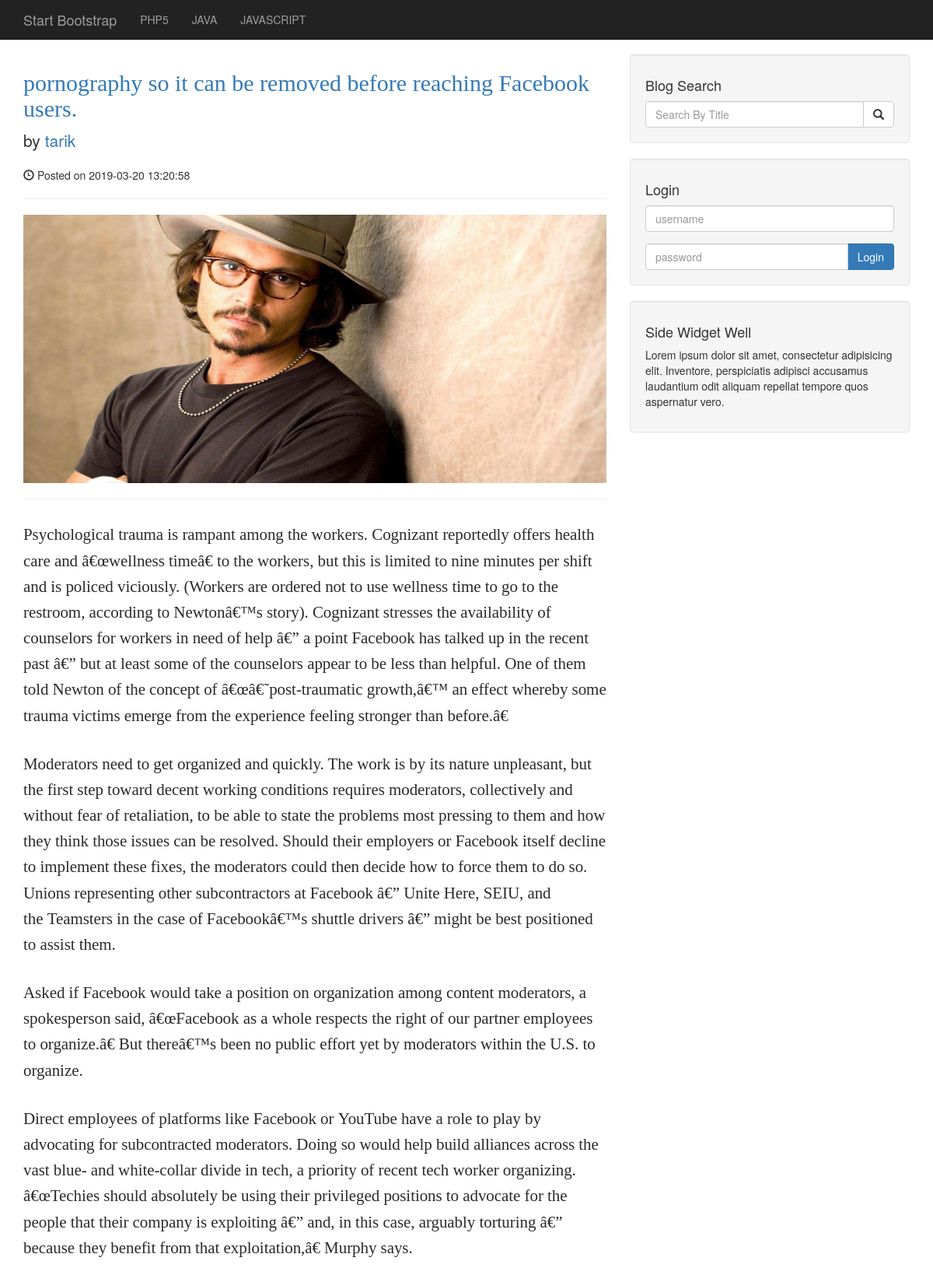
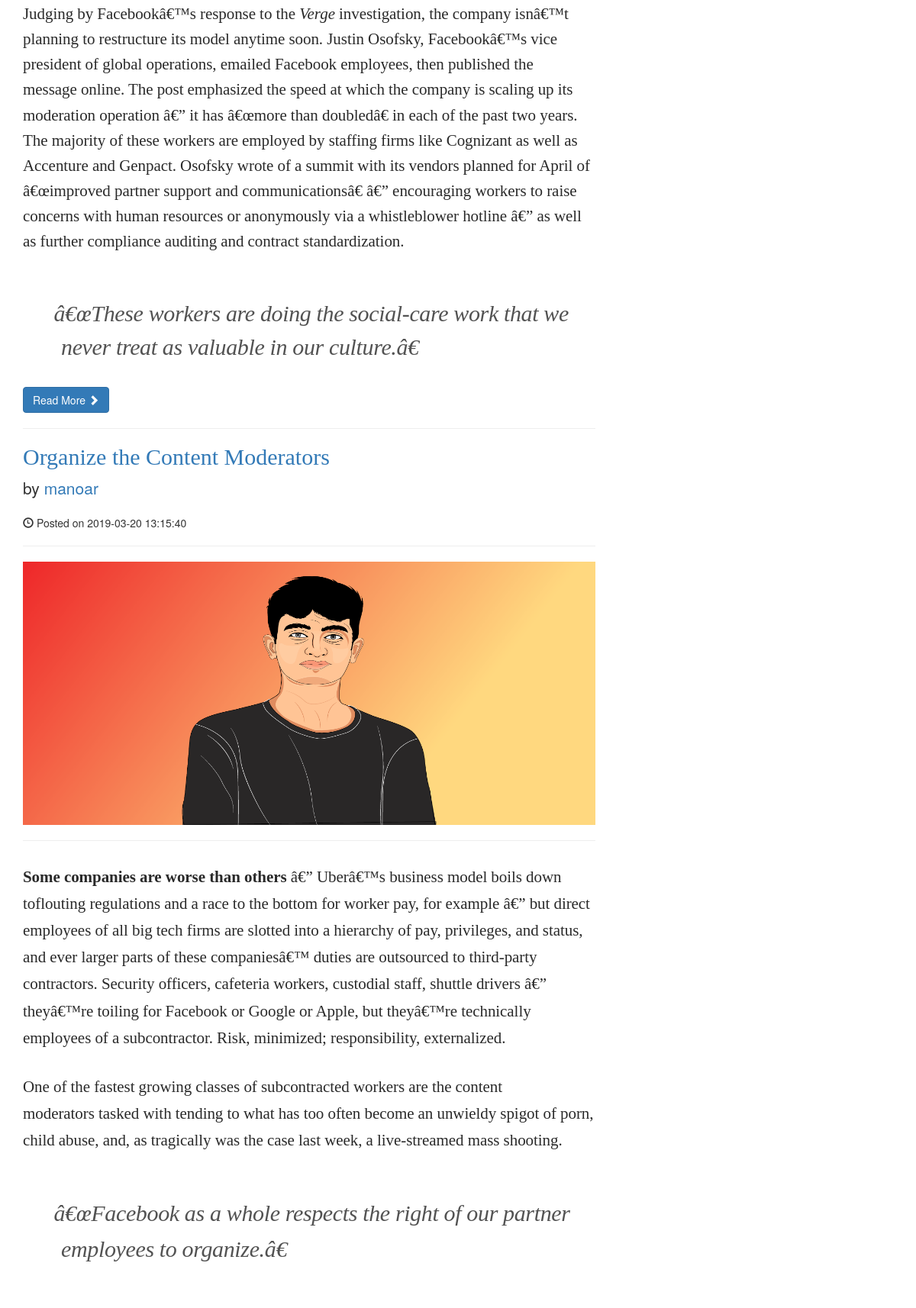
The page / (upper part) on the database its author committed (2 pictures, top to bottom).
### tables this page shows
CREATE TABLE `categories` (
  `id` int(11) NOT NULL,
  `ctg_title` varchar(255) NOT NULL
);

CREATE TABLE `posts` (
  `id` int(11) NOT NULL,
  `post_ctg_id` varchar(255) NOT NULL,
  `post_title` varchar(255) NOT NULL,
  `post_author` varchar(50) NOT NULL,
  `date` timestamp NOT NULL DEFAULT CURRENT_TIMESTAMP,
  `post_image` text NOT NULL,
  `post_content` text NOT NULL,
  `post_tags` varchar(255) NOT NULL,
  `post_comment_count` int(11) NOT NULL,
  `post_status` varchar(255) NOT NULL DEFAULT 'draft'
);

### index.php (the view, shortened to what this page needs)
<?php include_once 'includes/header.php' ?>
<?php include_once 'includes/nav.php' ?>
<div class="container">
    <div class="row">
        <div class="col-md-8">
            <?php
                mysqli_set_charset($dbconn,"utf-8");
                $postItem = $dbconn->query("SELECT * FROM posts WHERE post_status ='Published' ORDER BY id DESC");
                while ($postRow = mysqli_fetch_assoc($postItem)) {
                    ?>
                        <h2 style="font-family: comic sans ms,'bensen';"><a href="post.php?p_id=<?php echo $postRow['id'] ?>"><?php echo $postRow['post_title']; ?></a></h2>
                        <p class="lead">by <a href="index.php"><?php echo $postRow['post_author']; ?></a></p>
                        <p><span class="glyphicon glyphicon-time"></span> Posted on <?php echo $postRow['date']; ?></p>
                        <hr>
                        <a href="post.php?p_id=<?php echo $postRow['id'] ?>">
                        <img style="max-height: 345px;width:100%;" class="img-responsive" src="admin/<?php echo $postRow['post_image']; ?>" alt='POST IMAGE ERROR'></a>
                        <hr>
                        <p><?php echo $postRow['post_content']; ?></p>
                        <a class="btn btn-primary" href="post.php?p_id=<?php echo $postRow['id'] ?>">Read More <span class="glyphicon glyphicon-chevron-right"></span></a>
                        <hr>
                    <?php
                }
            ?>
        </div>
<?php include_once 'includes/sidebar.php' ?>
</div>
<?php include_once 'includes/footer.php' ?>

### includes/nav.php (shortened to what this page needs)
<?php include_once 'dbconn.php' ?>
<nav class="navbar navbar-inverse navbar-fixed-top" role="navigation">
    <div class="container">
        <div class="navbar-header">
            <a class="navbar-brand" href="index.php">Start Bootstrap</a>
        </div>
        <div class="collapse navbar-collapse" id="bs-example-navbar-collapse-1">
            <ul class="nav navbar-nav">
                <?php
                    $menuItem = $dbconn->query("SELECT * FROM categories");
                    while ($ctgRow = $menuItem->fetch_assoc()) {
                        ?>
                        <li>
                            <a href="postCat.php?p_cat_id=<?php echo $ctgRow['ctg_title'] ?>"><?php echo $ctgRow['ctg_title']; ?></a>
                        </li>
                        <?php
                    }
                 ?>
            </ul>
        </div>
    </div>
</nav>

### css/blog-home.css (style rules this page uses)
body { padding-top: 70px; }
body h2 { font-family: comic sans ms,"bensen" !important; }

### rows shown on the page
categories: ctg_title "PHP5"
categories: ctg_title "JAVA"
categories: ctg_title "JAVASCRIPT"
posts: post_title "pornography so it can be removed before reaching Facebook users.", post_author "tarik", date "2019-03-20 13:20:58", post_image (picture), post_content "Psychological trauma is rampant among the workers. Cognizant reportedly offers health care and â€œwellness timeâ€ to the workers, but this is limited to nine minutes per shift and is policed viciously. (Workers are ordered not to use wellness time to go to the restroom, according to Newtonâ€™s story). Cognizant stresses the availability of counselors for workers in need of help â€” a point Facebook has talked up in the recent past â€” but at least some of the counselors appear to be less than helpful. One of them told Newton of the concept of â€œâ€˜post-traumatic growth,â€™ an effect whereby some trauma victims emerge from the experience feeling stronger than before.â€ Moderators need to…"
posts: post_title "Organize the Content Moderators", post_author "manoar", date "2019-03-20 13:15:40", post_image (picture), post_content "Some companies are worse than others â€” Uberâ€™s business model boils down to flouting regulations and a race to the bottom for worker pay, for example â€” but direct employees of all big tech firms are slotted into a hierarchy of pay, privileges, and status, and ever larger parts of these companiesâ€™ duties are outsourced to third-party contractors. Security officers, cafeteria workers, custodial staff, shuttle drivers â€” theyâ€™re toiling for Facebook or Google or Apple, but theyâ€™re technically employees of a subcontractor. Risk, minimized; responsibility, externalized. One of the fastest growing classes of subcontracted workers are the content moderators tasked with tending to what…"
